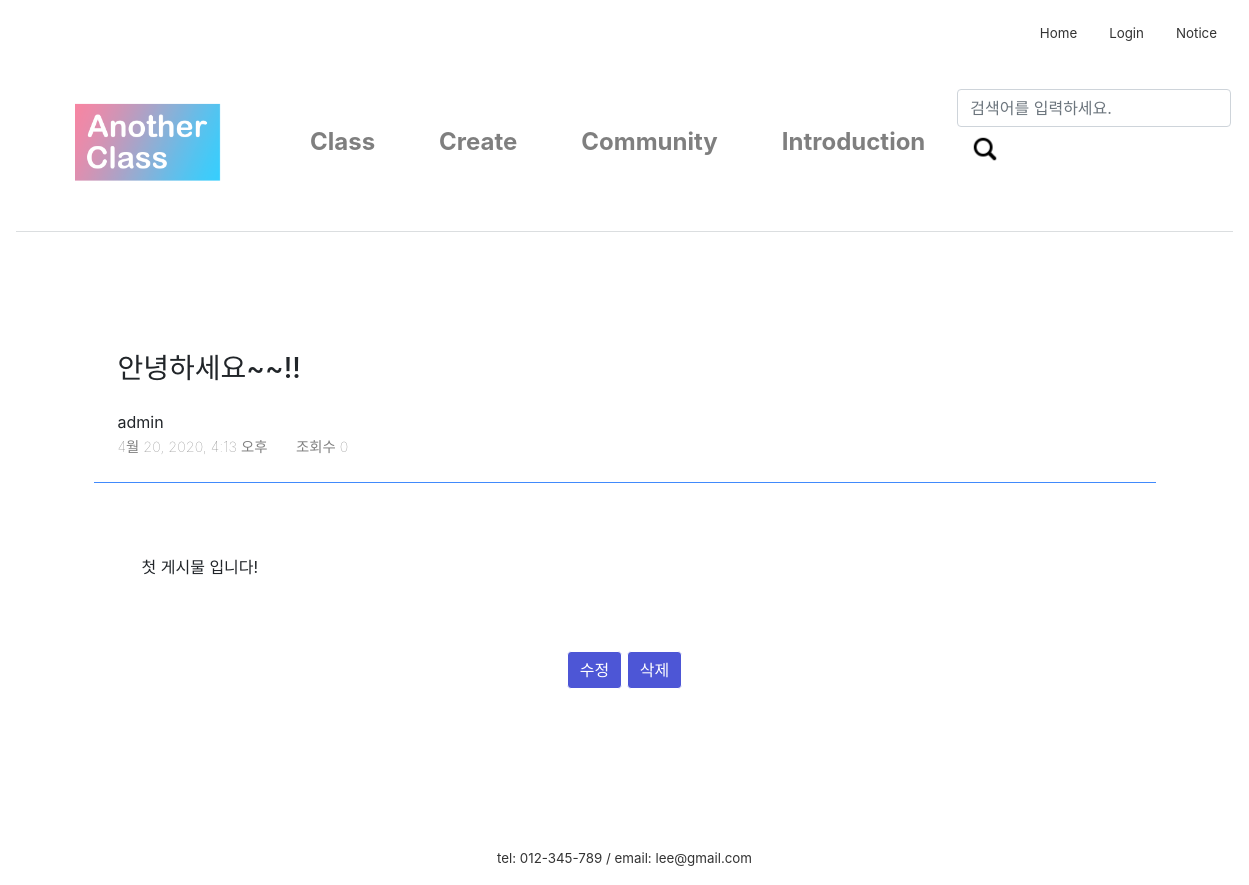
Screenshot of /community/1/ with the database file from the repository.
### firstApp/models.py (models this page shows, shortened)
class Post(models.Model):
    author = models.ForeignKey(settings.AUTH_USER_MODEL, on_delete=models.CASCADE)
    title = models.CharField(max_length=200)
    text = models.TextField()
    created_date = models.DateTimeField(
            default=timezone.now)
    published_date = models.DateTimeField(
            blank=True, null=True)
    views = models.PositiveIntegerField(default = 0)

### firstApp/views.py (the view)
# urls.py: path('community/<int:pk>/',views.post_detail,name='post_detail'),
def post_detail(request, pk):
    post = get_object_or_404(Post, pk=pk)
    return render(request, 'firstApp/post_detail.html', {
        'post': post, })

### firstApp/templates/firstApp/post_detail.html
{% extends 'firstApp/base.html'%}
{% load static %}
{% block content %}
<link rel="stylesheet" href="{% static 'css/post_detail.css' %}">
<div class="container">
    <div class="post_info">
        <h3 class="post_title">{{post.title}}</h3>
        <p style="margin:0; padding:0.8rem color:gray;; padding-left:0;">{{post.author}}</p>
        <span class="post_t">{{post.created_date}}</span>
        <span class="post_v">조회수 {{post.views}}</span>
    </div>
    <div class="post_contents">
        {{post.text}}
    </div>
    <div class="text-center">
        <a class="nounderline" href="{% url 'update' post.pk %}">
            <input class="btn btn-secondary" type="button" value="수정">
        </a>
        <a href="{% url 'delete' post.pk %}">
            <input class="btn btn-secondary" type="button" value="삭제">
        </a>
    </div>
</div>
{% endblock content%}

### firstApp/static/css/base.css (style rules this page uses)
.btn-secondary { background-color: rgb(77, 86, 214); border-color: #fff; color: #FFF; }
.nounderline { text-decoration: none !important; }

### firstApp/static/css/navbar_custom.css (style rules this page uses)
a { color:#333; }

### firstApp/static/css/post_detail.css (style rules this page uses)
.post_info { padding:1.5rem; margin:1.5rem; border-bottom:solid 0.1px #418AFC }
.post_title { margin:0; padding:1.5rem; padding-left:0; }
.post_t { color:gray; font-weight:lighter; font-size:0.9rem; }
.post_v { color:gray; font-weight:lighter; font-size:0.9rem; margin-left:1.5rem; }
.post_contents { padding:3rem; margin:1.5rem; }

### rows the page displays
Post: title "안녕하세요~~!!", author "admin", created_date "4월 20, 2020, 4:13 오후", views "0", text "첫 게시물 입니다!"
